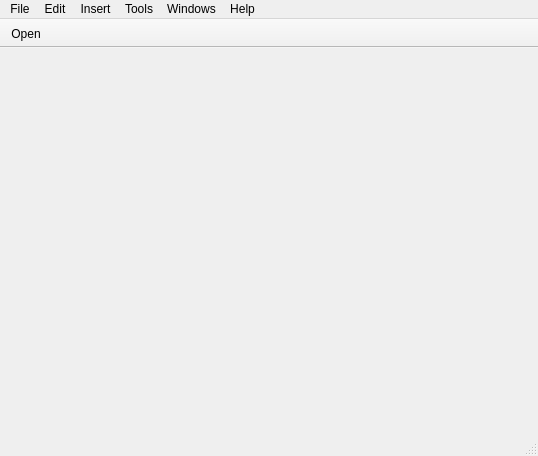
<?xml version="1.0" encoding="UTF-8"?>
<ui version="4.0">
 <class>icurveClass</class>
 <widget class="QMainWindow" name="icurveClass">
  <property name="geometry">
   <rect>
    <x>0</x>
    <y>0</y>
    <width>538</width>
    <height>456</height>
   </rect>
  </property>
  <property name="windowTitle">
   <string>icurve</string>
  </property>
  <widget class="QWidget" name="centralWidget">
   <widget class="QWidget" name="verticalLayoutWidget">
    <property name="geometry">
     <rect>
      <x>10</x>
      <y>0</y>
      <width>521</width>
      <height>381</height>
     </rect>
    </property>
    <layout class="QVBoxLayout" name="verticalLayout"/>
   </widget>
  </widget>
  <widget class="QMenuBar" name="menuBar">
   <property name="geometry">
    <rect>
     <x>0</x>
     <y>0</y>
     <width>538</width>
     <height>17</height>
    </rect>
   </property>
   <widget class="QMenu" name="menuFile">
    <property name="title">
     <string>File</string>
    </property>
    <addaction name="actionOpen"/>
    <addaction name="separator"/>
    <addaction name="actionSave"/>
    <addaction name="actionClose"/>
    <addaction name="separator"/>
    <addaction name="actionExit"/>
    <addaction name="actionExit_2"/>
   </widget>
   <widget class="QMenu" name="menuEdit">
    <property name="title">
     <string>Edit</string>
    </property>
    <addaction name="actionDo"/>
    <addaction name="actionRedo"/>
    <addaction name="separator"/>
    <addaction name="actionCut"/>
    <addaction name="actionCopy"/>
    <addaction name="actionPaste"/>
    <addaction name="separator"/>
    <addaction name="actionClear"/>
    <addaction name="actionSelect_all"/>
    <addaction name="separator"/>
    <addaction name="actionAxsi"/>
   </widget>
   <widget class="QMenu" name="menuHelp">
    <property name="title">
     <string>Insert</string>
    </property>
    <addaction name="actionX_lable"/>
    <addaction name="actionY_lable"/>
    <addaction name="separator"/>
    <addaction name="actionTitle"/>
    <addaction name="separator"/>
    <addaction name="actionLegand"/>
   </widget>
   <widget class="QMenu" name="menuTools">
    <property name="title">
     <string>Tools</string>
    </property>
   </widget>
   <widget class="QMenu" name="menuWindows">
    <property name="title">
     <string>Windows</string>
    </property>
   </widget>
   <widget class="QMenu" name="menuHelp_2">
    <property name="title">
     <string>Help</string>
    </property>
   </widget>
   <addaction name="menuFile"/>
   <addaction name="menuEdit"/>
   <addaction name="menuHelp"/>
   <addaction name="menuTools"/>
   <addaction name="menuWindows"/>
   <addaction name="menuHelp_2"/>
  </widget>
  <widget class="QToolBar" name="mainToolBar">
   <property name="movable">
    <bool>false</bool>
   </property>
   <property name="allowedAreas">
    <set>Qt::TopToolBarArea</set>
   </property>
   <property name="iconSize">
    <size>
     <width>24</width>
     <height>24</height>
    </size>
   </property>
   <property name="toolButtonStyle">
    <enum>Qt::ToolButtonIconOnly</enum>
   </property>
   <property name="floatable">
    <bool>false</bool>
   </property>
   <attribute name="toolBarArea">
    <enum>TopToolBarArea</enum>
   </attribute>
   <attribute name="toolBarBreak">
    <bool>true</bool>
   </attribute>
   <addaction name="actionOpen"/>
  </widget>
  <widget class="QStatusBar" name="statusBar"/>
  <action name="actionOpen">
   <property name="icon">
    <iconset resource="icurve.qrc">
     <normaloff>:/icurve/images/add.png</normaloff>:/icurve/images/add.png</iconset>
   </property>
   <property name="text">
    <string>Open</string>
   </property>
  </action>
  <action name="actionSave">
   <property name="text">
    <string>Save</string>
   </property>
  </action>
  <action name="actionClose">
   <property name="text">
    <string>Save as</string>
   </property>
  </action>
  <action name="actionDo">
   <property name="text">
    <string>Undo</string>
   </property>
  </action>
  <action name="actionRedo">
   <property name="text">
    <string>Redo</string>
   </property>
  </action>
  <action name="actionCut">
   <property name="text">
    <string>Cut</string>
   </property>
  </action>
  <action name="actionCopy">
   <property name="text">
    <string>Copy</string>
   </property>
  </action>
  <action name="actionPaste">
   <property name="text">
    <string>Paste</string>
   </property>
  </action>
  <action name="actionClear">
   <property name="text">
    <string>Clear</string>
   </property>
  </action>
  <action name="actionSelect_all">
   <property name="text">
    <string>Select All</string>
   </property>
  </action>
  <action name="actionAxsi">
   <property name="text">
    <string>Axse Properties</string>
   </property>
  </action>
  <action name="actionX_lable">
   <property name="text">
    <string>X lable</string>
   </property>
  </action>
  <action name="actionY_lable">
   <property name="text">
    <string>Y lable</string>
   </property>
  </action>
  <action name="actionTitle">
   <property name="text">
    <string>Title</string>
   </property>
  </action>
  <action name="actionLegand">
   <property name="text">
    <string>Legend</string>
   </property>
  </action>
  <action name="actionExit">
   <property name="text">
    <string>Close</string>
   </property>
  </action>
  <action name="actionExit_2">
   <property name="text">
    <string>Exit</string>
   </property>
  </action>
 </widget>
 <layoutdefault spacing="6" margin="11"/>
 <resources>
  <include location="icurve.qrc"/>
 </resources>
 <connections/>
</ui>
